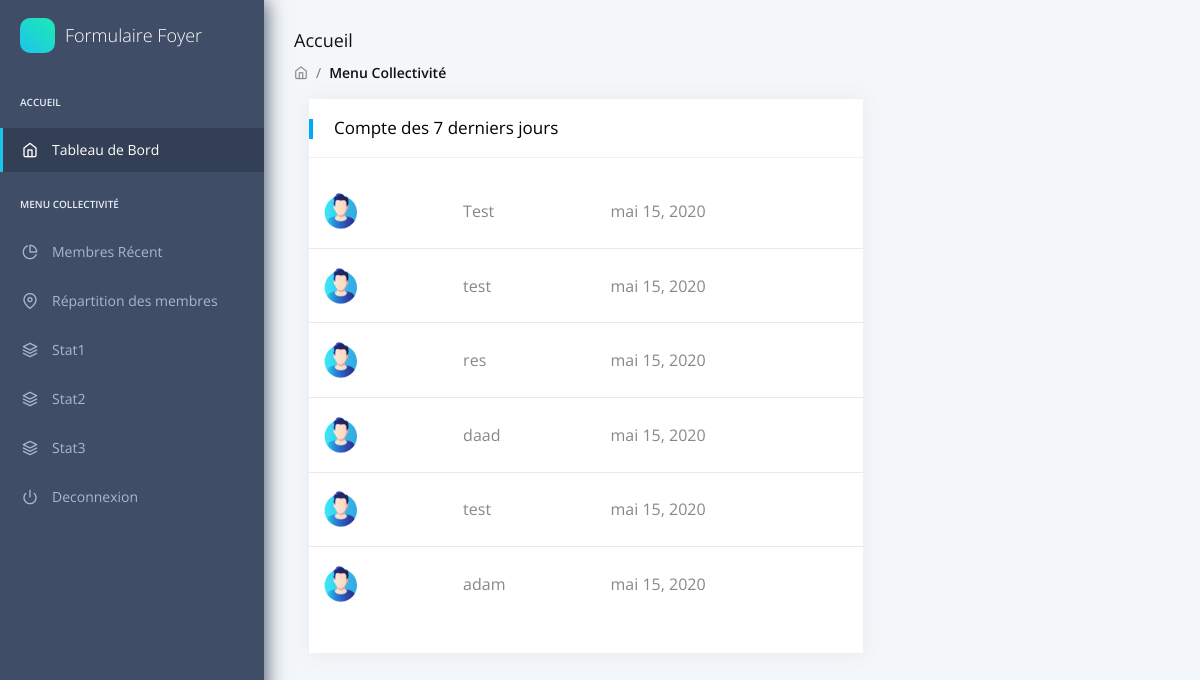
/tableau_de_bord/membres, run on an earlier commit of the app's database.
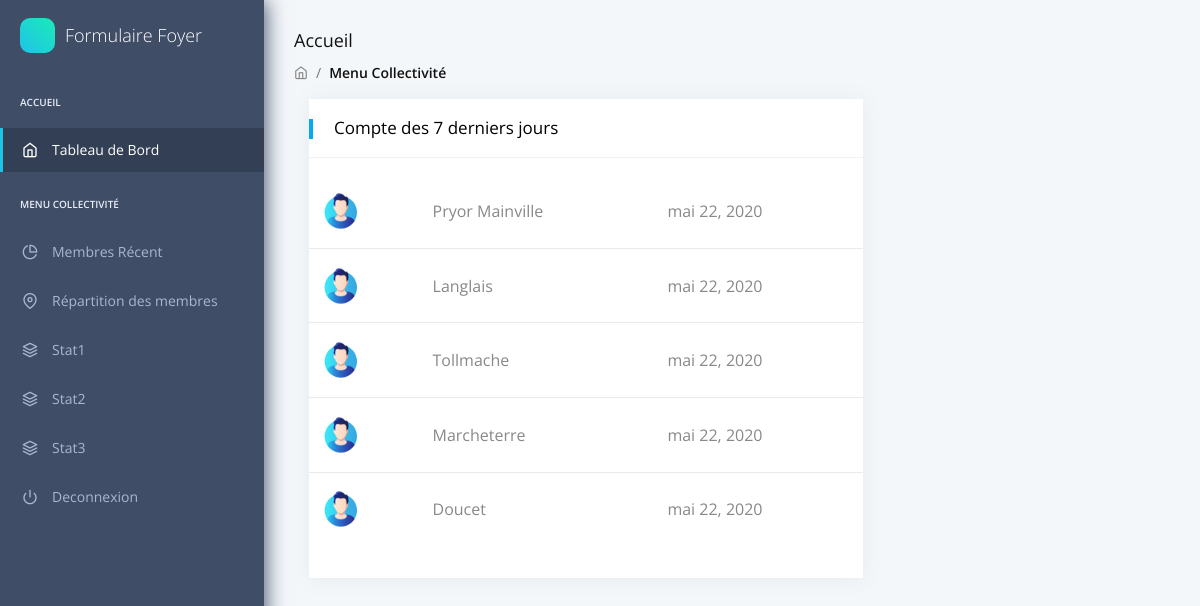
And on a later commit of the database.
### forms/models.py (models this page shows, shortened)
class Compte(models.Model):
    nom = models.CharField(max_length=100)
    email = models.EmailField(max_length=100)
    mot_de_passe = models.CharField(max_length=100)
    numero_tel = models.CharField(max_length=100)
    adresse = models.CharField(max_length=100)
    departement = models.CharField(max_length=100)
    ville = models.CharField(max_length=100)
    date_inscription = models.DateField(auto_now=True)
    membres = models.ManyToManyField(Membre)
    demandes = models.ManyToManyField(Demande)

### forms/views.py (the view)
# urls.py: path('tableau_de_bord/membres', views.tableau_de_bord_membres),
def tableau_de_bord_membres(request):
    c = Compte.objects.filter(date_inscription__lte=datetime.now() + timedelta(days=7))
    return render(request,'forms/tableau_de_bord_membres.html', locals())

### forms/templates/forms/tableau_de_bord_membres.html (shortened to what this page needs)
{% load crispy_forms_tags %}
<head>
    <link rel="stylesheet" href="/static/assets/fonts/fontawesome/css/fontawesome-all.min.css">
    <link rel="stylesheet" href="/static/assets/plugins/animation/css/animate.min.css">
    <link rel="stylesheet" href="/static/assets/css/style.css">
</head>
<nav class="pcoded-navbar">
    <div class="navbar-wrapper">
        <div class="navbar-brand header-logo">
            <a target="_blank" class="b-brand">
                <div class="b-bg">
                </div>
                <span class="b-title">Formulaire Foyer</span>
            </a>
        </div>
        <div class="navbar-content scroll-div">
            <ul class="nav pcoded-inner-navbar">
                <li class="nav-item pcoded-menu-caption">
                    <label>Accueil</label>
                </li>
                <li data-username="Dashboard" class="nav-item active">
                    <a href="/tableau_de_bord" class="nav-link "><span class="pcoded-micon"><i
                                class="feather icon-home"></i></span><span class="pcoded-mtext">Tableau de Bord </span></a>
                </li>
                <li class="nav-item pcoded-menu-caption">
                    <label>Menu Collectivité </label>
                </li>
                <li data-username="Dashbord Membres" class="nav-item ">
                    <a href="/tableau_de_bord/membres" class="nav-link "><span class="pcoded-micon"><i
                                class="feather icon-pie-chart"></i></span><span class="pcoded-mtext">Membres Récent</span></a>
                </li>
                <li data-username="Dashbord Maps" class="nav-item ">
                    <a href="/maps" class="nav-link "><span class="pcoded-micon"><i
                                class="feather icon-map-pin"></i></span><span class="pcoded-mtext">Répartition des membres</span></a>
                </li>
                <li data-username="Dashbord stat1" class="nav-item ">
                    <a href="/stat1" class="nav-link "><span class="pcoded-micon"><i
                                class="feather icon-layers"></i></span><span class="pcoded-mtext">Stat1</span></a>
                </li>
                <li data-username="Dashbord stat2" class="nav-item ">
                    <a href="/stat2" class="nav-link "><span class="pcoded-micon"><i
                                class="feather icon-layers"></i></span><span class="pcoded-mtext">Stat2</span></a>
                </li>
                <li data-username="Dashbord stat3" class="nav-item ">
                    <a href="/stat3" class="nav-link "><span class="pcoded-micon"><i
                                class="feather icon-layers"></i></span><span class="pcoded-mtext">Stat3</span></a>
                </li>
                <li data-username="Disabled Menu" class="nav-item">
                    <a href={% url 'logout' %} class="nav-link">
                        <span class="pcoded-micon">
                            <i class="feather icon-power"></i>
                        </span>
                        <span class="pcoded-mtext">Deconnexion</span>
                    </a>
                </li>
            </ul>
        </div>
    </div>
</nav>
<div class="pcoded-main-container">
    <div class="pcoded-wrapper">
<div class="pcoded-content">
    <div class="pcoded-inner-content">
        <div class="page-header">
            <div class="page-block">
                <div class="row align-items-center">
                    <div class="col-md-12">
                        <div class="page-header-title">
                            <h5 class="m-b-10">Accueil</h5>
                        </div>
                        <ul class="breadcrumb">
                            <li class="breadcrumb-item"><a href="/"><i class="feather icon-home"></i></a></li>
                            <li class="breadcrumb-item"><a href="javascript:">Menu Collectivité</a></li>
                        </ul>
                    </div>
                </div>
            </div>
        </div>
        <div class="main-body">
            <div class="page-wrapper">
                <div class="col-xl-8 col-md-6">
                    <div class="card Recent-Users">
                        <div class="card-header">
                            <h5>Compte des 7 derniers jours </h5>
                        </div>
                        <div class="card-block px-0 py-3">
                            <div class="table-responsive">
                                <table class="table table-hover">
                                    <tbody>
                                        {% for d in c.all %}
                                        <tr class="unread">
                                            <td><img class="rounded-circle" style="width:40px;"
                                                    src="/static/assets/images/user/avatar-2.jpg"
                                                    alt="activity-user"></td>
                                            <td>{{d.nom}}</td>
                                            <td>{{d.date_inscription}}</td>
                                        </tr>
                                {% endfor %}
                                    </tbody>
                                </table>
                            </div>
                        </div>
                    </div>
                </div>
            </div>
        </div>
    </div>
</div>
    </div>
</div>
</body>
</html>

What changed in the data, as far as the page shows it:
removed Compte: nom "res", date_inscription "mai 15, 2020"
removed Compte: nom "daad", date_inscription "mai 15, 2020"
removed Compte: nom "test", date_inscription "mai 15, 2020"
removed Compte: nom "adam", date_inscription "mai 15, 2020"
changed Compte: nom "Test" → "Pryor Mainville"; date_inscription "mai 15, 2020" → "mai 22, 2020"
changed Compte: nom "test" → "Langlais"; date_inscription "mai 15, 2020" → "mai 22, 2020"
added Compte: nom "Tollmache", date_inscription "mai 22, 2020"
added Compte: nom "Marcheterre", date_inscription "mai 22, 2020"
added Compte: nom "Doucet", date_inscription "mai 22, 2020"
